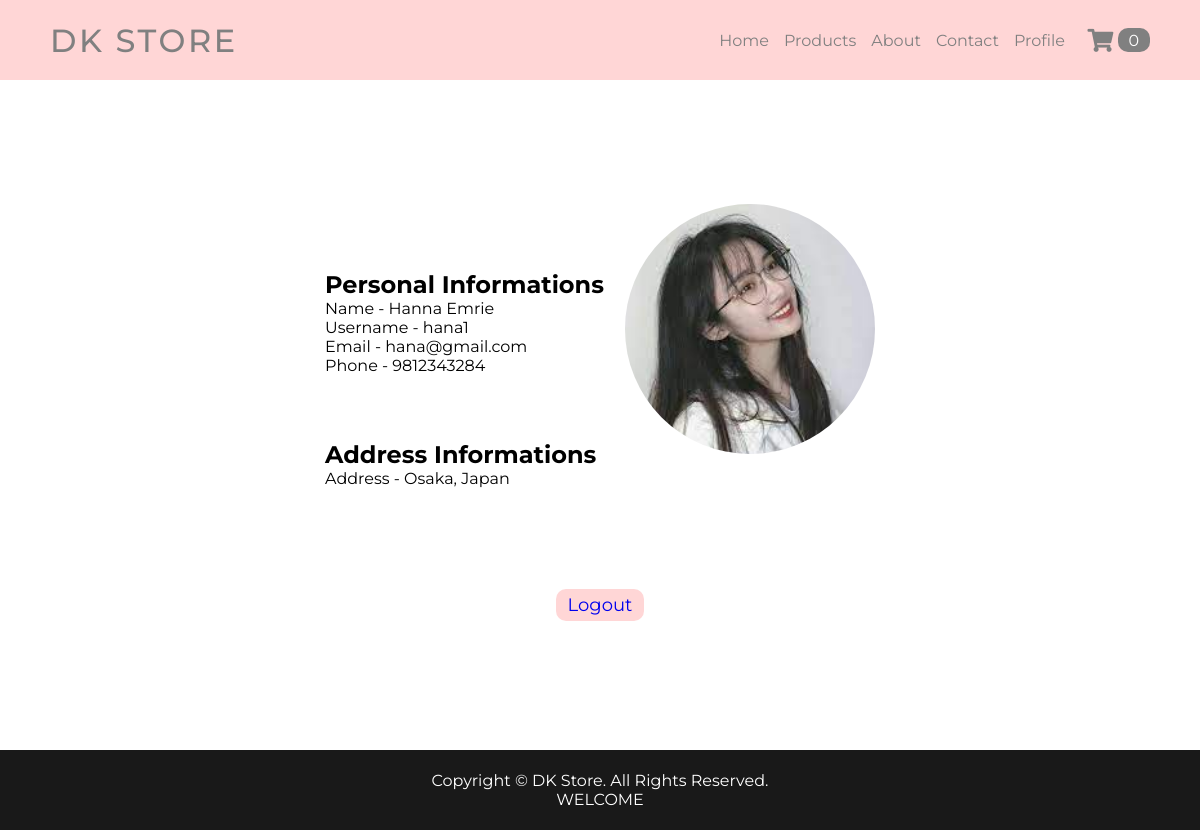
The page /Profile.php (signed in) on the database its author committed.
### tables this page shows
CREATE TABLE `tbl_users` (
  `id` int(11) NOT NULL,
  `name` varchar(100) DEFAULT NULL,
  `username` varchar(100) DEFAULT NULL,
  `email` varchar(100) DEFAULT NULL,
  `password` varchar(100) DEFAULT NULL,
  `phone` bigint(20) DEFAULT NULL,
  `status` tinyint(1) DEFAULT 1,
  `gender` varchar(100) DEFAULT NULL,
  `address` varchar(100) DEFAULT NULL,
  `image` varchar(100) DEFAULT NULL
);

### Profile.php (the view, shortened to what this page needs)
<?php
    require 'Connection.php';
    $username = $_SESSION['username'];
    try {
        $sql = "select * from tbl_users where username = '$username'";
        $result = mysqli_query($connection, $sql);
        if(mysqli_num_rows($result) > 0) {
            $user = mysqli_fetch_assoc($result);
        }
    } catch(Exception $e) {
        $error['database'] = $e -> getMessage();
    }
?>
<html>
    <head>
        <link rel="stylesheet" href="Style.css">
        <link rel="stylesheet" href="https://pro.fontawesome.com/releases/v5.10.0/css/all.css">
    </head>
    <body>
        <div class="header">
            <?php require 'Navigation.php'; ?>
        </div>
        <div class="profile-container">
            <div class="user-assets">
                <div class="user-info">
                    <div class="personal-info">
                        <h2>Personal Informations</h2>
                        <p>Name - <?php echo $user['name']; ?></p>
                        <p>Username - <?php echo $user['username']; ?></p>
                        <p>Email - <?php echo $user['email']; ?></p>
                        <p>Phone - <?php echo $user['phone']; ?></p>
                    </div>
                    <div class="address-info">
                        <h2>Address Informations</h2>
                        <p>Address - <?php echo $user['address']; ?></p>
                    </div>
                </div>
                <img src="images/profile-img/<?php echo $user['image']; ?>" alt="" id="profileImg" style="object-fit: cover;">
            </div>
                <button><a href="Logout.php">Logout</a></button>
        </div>
        <footer class="footer">
            <center>
                <p>Copyright &copy DK </a> Store. All Rights Reserved.</p>
                <p>WELCOME</p>
            </center>
        </footer>
    </body>
</html>

### Navigation.php (shortened to what this page needs)
<?php
    require 'Connection.php';
    if (isset($_SESSION['id'])) {
        $token = $_SESSION['id'];
            $sql = "select * from tbl_cart_items where user_id = $token";
            $query = mysqli_query($connection, $sql);
            $cartItemNumbers = mysqli_num_rows($query);
    } else {
        $cartItemNumbers = 0;
    }
?>
<div class="navbar">
    <div class="logo">
        <a href="Index.php"><h1>DK Store</h1></a>
    </div>
    <div class="navigation">
        <nav>
            <ul class="menuItems">
                <li><a href="Index.php">Home</a></li>
                <li><a href="Products.php">Products</a></li>
                <li><a href="About.php">About</a></li>
                <li><a href="Contact.php">Contact</a></li>
                <li>
                    <?php if(isset($_SESSION['username'])) { ?>
                        <a href="Profile.php">Profile</a>
                        <?php } else { ?>
                            <a href="Account.php">Account</a>
                    <?php } ?>
                </li>
            </ul>
        </nav>
        <a href="My Cart.php" class="myCart"><i class="fas fa-shopping-cart"></i></a>
        <a href="My Cart.php">
            <p id="myCartNumber" style="letter-spacing: 1px">
                <?php echo $cartItemNumbers; ?>
            </p>
        </a>
    </div>
</div>

### Style.css (style rules this page uses)
* { margin: 0; padding: 0; box-sizing: border-box; font-family: 'Montserrat', sans-serif; }
body { min-height: 100vh; }
.navbar { background-color: #ffd6d6; min-height: 10vh; display: flex; align-items: center; justify-content: space-between; }
.logo { margin: 0 0 0 50px; }
.logo a { color: grey; }
.logo a h1 { text-transform: uppercase; font-weight: 500; letter-spacing: 2.5px; }
.navigation { display: flex; align-items: center; justify-content: center; }
.menuItems { display: flex; list-style-type: none; }
.menuItems li { margin: 0 7.5px; }
.menuItems li a { color: grey; }
.myCart { display: block; color: grey; font-size: 23px; margin: 1.5px 5px 0 15px; }
#myCartNumber { background-color: grey; color: #fff; margin: 0 50px 0 0; padding: 2.5px 10px; border-radius: 10px; }
.product-container, .profile-container, .dashboard-container, .status-container { display: flex; flex-direction: column; justify-content: center; align-items: center; min-height: 80vh; }
.user-assets { display: flex; justify-content: space-between; width: 50%; height: 50vh; padding: 25px; }
.user-assets .user-info { display: flex; flex-direction: column; justify-content: space-evenly; }
.user-assets #profileImg { border-radius: 50%; height: 250px; width: 250px; }
.footer { display: flex; color: #fff; justify-content: center; align-items: center; background-color: rgba(0, 0, 0, 0.9); margin-top: 30px; height: 10vh; }
a { text-decoration: none; }
button, .btn { background-color: #ffd6d6; color: grey; border: none; font-size: 18px; border-radius: 10px; padding: 5px 12px; cursor: pointer; margin: 10px 0 0 0; }

### rows shown on the page
tbl_users: name "Hanna Emrie", username "hana1", email "hana@gmail.com", phone "9812343284", address "Osaka, Japan", image (picture)

### other values the page prints
$cartItemNumbers "0"
